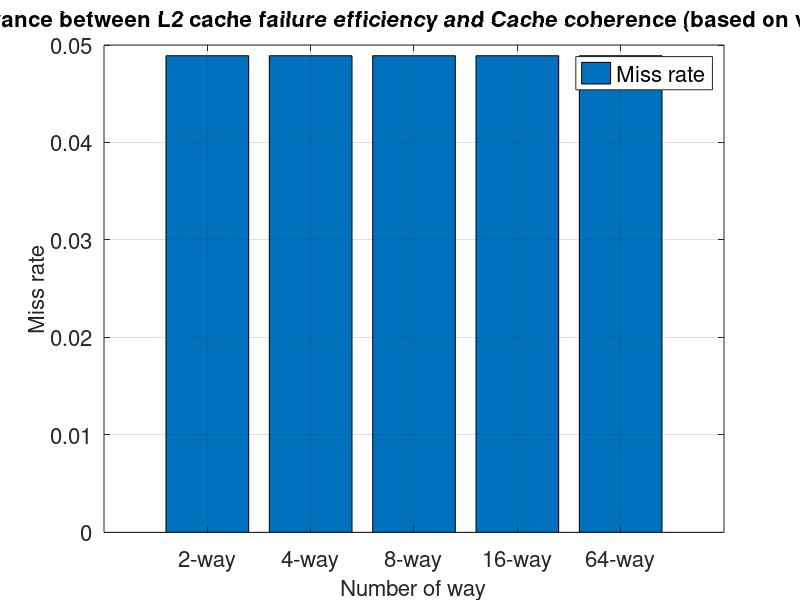

Source code (MATLAB):
y=[0.0489 	0.0489 	0.0489 	0.0489 	0.0489 ];
b=bar(y);
grid on;
ch = get(b,'children');
set(gca,'XTickLabel',{'2-way','4-way','8-way','16-way', '64-way'}, 'FontSize', 16)
%set(ch,'FaceVertexCData',[1 0 1;0 0 0;])
legend('Miss rate', 'FontSize', 16);
xlabel('Number of way', 'FontSize', 16);
ylabel('Miss rate', 'FontSize', 16);
title('The relevance between L2 cache failure efficiency and Cache coherence (based on vpr dataset)', 'FontSize', 16);